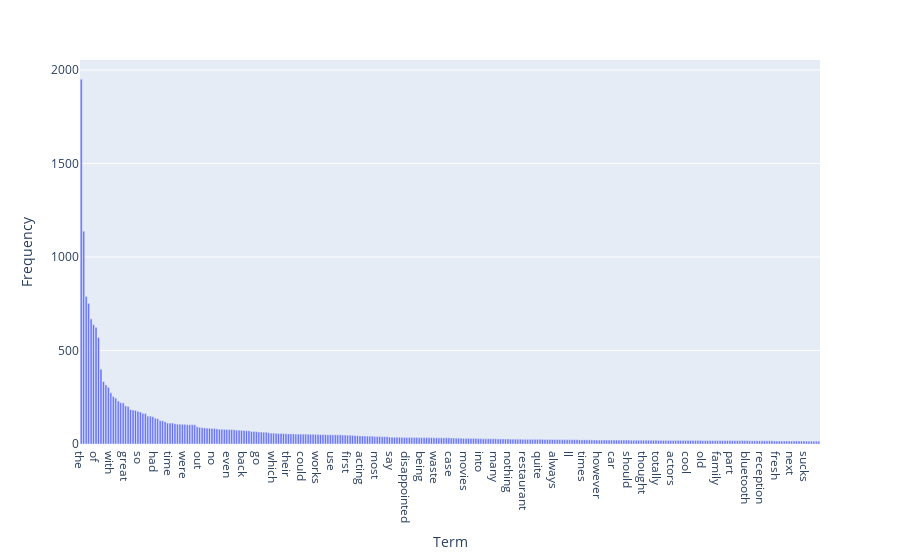

Write notebook code for a chart like this one.
### Code cell
numOfTerms = 300
tempSort = np.argsort(term_frequencies)[::-1]
tempFreq = term_frequencies[tempSort]
data = {"Term": count_vect.get_feature_names_out()[tempSort[:numOfTerms]], "Frequency": tempFreq[:numOfTerms]}
df = pd.DataFrame(data)
fig = px.bar(df,x="Term", y="Frequency")
  
fig.show()
tempFreq = tempTopFreq =numOfTerms = topTerm = None

### Figure 1 — Plotly figure (JSON) as saved in the notebook; plotly's stock layout.template omitted (floating-point values rounded to 4 significant figures; data arrays with more than 128 entries replaced by an {"elided": "..."} marker saying what was removed)
{"data": [{"alignmentgroup": "True", "hovertemplate": "Term=%{x}<br>Frequency=%{y}<extra></extra>", "legendgroup": "", "marker": {"color": "#636efa", "pattern": {"shape": ""}}, "name": "", "offsetgroup": "", "orientation": "v", "showlegend": false, "textposition": "auto", "type": "bar", "x": {"elided": "300 str values"}, "xaxis": "x", "y": {"elided": "300 int values"}, "yaxis": "y"}], "layout": {"barmode": "relative", "legend": {"tracegroupgap": 0}, "margin": {"t": 60}, "xaxis": {"anchor": "y", "domain": [0, 1], "title": {"text": "Term"}}, "yaxis": {"anchor": "x", "domain": [0, 1], "title": {"text": "Frequency"}}}}
